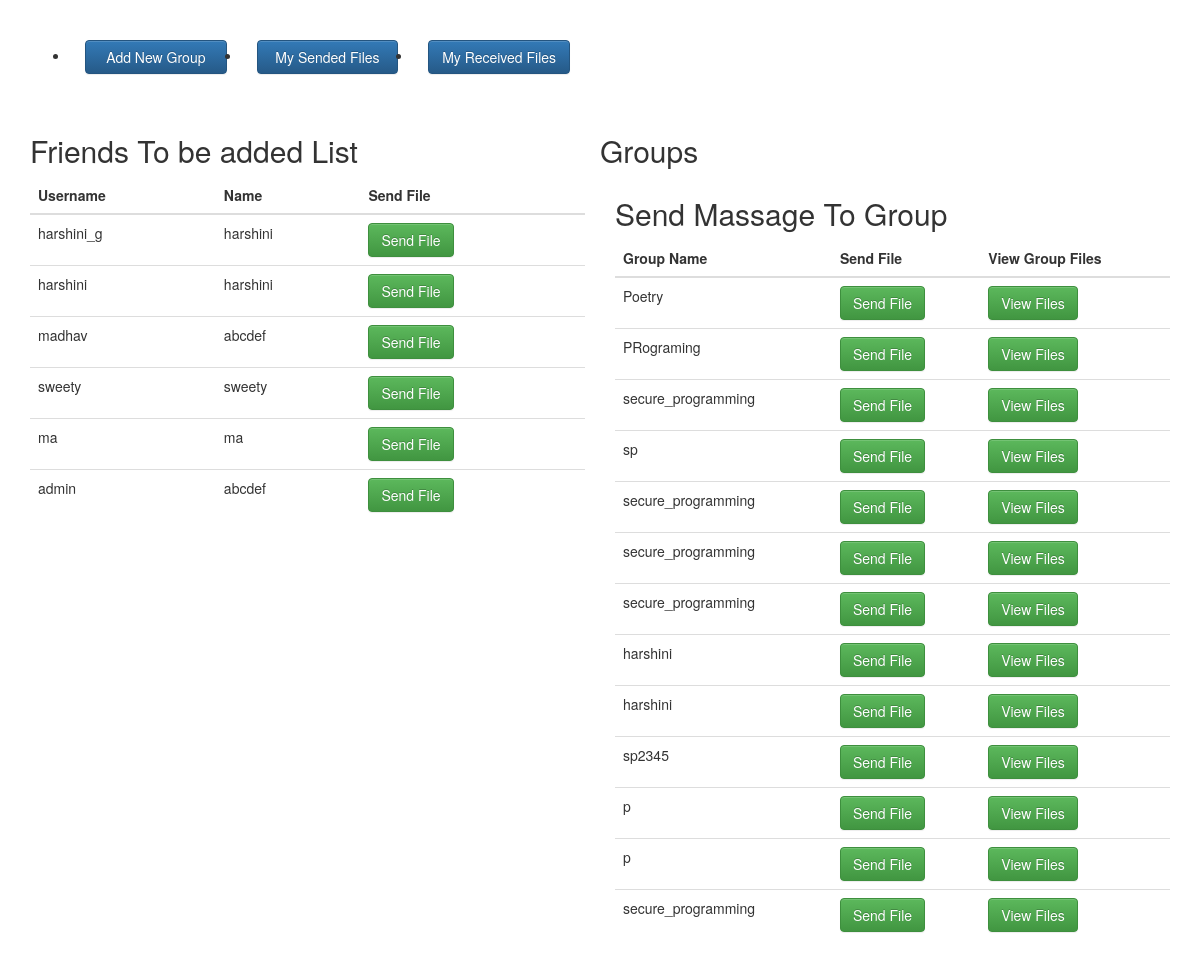
The app's page /dashboard (signed in) with its own data.
### tables this page shows
CREATE TABLE user (id VARCHAR(255) PRIMARY KEY,username Text, name TEXT,password Text,activate Boolean);

CREATE TABLE groups (id VARCHAR(255) PRIMARY KEY, name TEXT);

### app.py (the view)
@app.route("/dashboard")
def dashboard():
    userID = request.cookies.get('userID')
    query= f"select * from user where id !='{userID}' and activate=1"
    conn = sqlite3.connect('user.db')
    cur = conn.cursor()
    cur.execute(query)
    rows1 = cur.fetchall()
    query= f"select * from user_groups where user_id='{userID}'"
    cur.execute(query)
    rows2 = cur.fetchall()
    if len(rows2)>0:
        query= f"select * from groups"
        cur.execute(query)
        rows2 = cur.fetchall()
    data = {}
    data['rows1'] = rows1
    data['rows2'] = rows2
    conn.commit()
    conn.close()
    return render_template("dashboard.html",users=data)

### templates/dashboard.html (shortened to what this page needs)
<!DOCTYPE html>
<html lang="en">
<head>
    <link rel="stylesheet" href="https://cdnjs.cloudflare.com/ajax/libs/meyer-reset/2.0/reset.min.css">
    <link rel="stylesheet" href="https://maxcdn.bootstrapcdn.com/bootstrap/3.3.7/css/bootstrap.min.css">
    <link rel="stylesheet" href="https://maxcdn.bootstrapcdn.com/bootstrap/3.3.7/css/bootstrap-theme.min.css">
</head>
<body>
    <div class="container">
        <div class="row" style="margin-top: 40px">
            <div class="col-sm-6">
                <ul>
                    <li class="col-md-4"><a href="{{ url_for('add_new_user_group') }}" class="btn form-control btn-primary">Add New Group</a></li>
                    <li class="col-md-4"><a href="/my_files/sent" class="btn form-control btn-primary">My Sended Files</a></li>
                    <li class="col-md-4"><a href="/my_files/received" class="btn form-control btn-primary">My Received Files</a></li>
                </ul>
            </div>
        </div>
        <div class="row" style="margin-top: 40px">
            <div class="col-md-6">
                <h2>Friends To be added List</h2>
                <table class="table table-dark table-hover">
                    <thead>
                        <th>
                            Username
                        </th>
                        <th>
                            Name
                        </th>
                        <th>
                            Send File
                        </th>
                    </thead>
                    <tbody>
                            {% for user in users['rows1'] %}
                        <tr>
                                <td>
                                       {{ user[1] }}
                                </td>
                                <td>
                                        {{ user[2] }}
                                </td>
                                <td>
                                    <a href="{{ url_for('send_files',user_id=user[0]) }}" class="btn btn-success">Send File</a>
                                </td>
                        </tr>
                        {% endfor %}
                    </tbody>
                </table>
            </div>
            <h2>Groups</h2>
            <div class="col-md-6">
                <h2>Send Massage To Group</h2>
                <table class="table table-dark table-hover">
                    <thead>
                        <th>
                            Group Name
                        </th>
                        <th>
                            Send File
                        </th>
                        <th>
                            View Group Files
                        </th>
                    </thead>
                    <tbody>
                    {% for user in users['rows2'] %}
                        <tr>
                                <td>
                                       {{ user[1] }}
                                </td>
                                <td>
                                <a href="{{ url_for('send_files_to_group',group_id=user[0]) }}" class="btn btn-success">Send File</a>
                                </td>
                                <td>
                                <a href="{{ url_for('view_group_files',group_id=user[0]) }}" class="btn btn-success">View Files</a>
                                </td>
                        </tr>
                        {% endfor %}
                    </tbody>
                </table>
            </div>
        </div>
    </div>
</body>
</html>

### records on screen
user: username "harshini_g", name "harshini"
user: username "harshini", name "harshini"
user: username "madhav", name "abcdef"
user: username "sweety", name "sweety"
user: username "ma", name "ma"
user: username "admin", name "abcdef"
groups: name "Poetry"
groups: name "PRograming"
groups: name "secure_programming"
groups: name "sp"
groups: name "secure_programming"
groups: name "secure_programming"
groups: name "secure_programming"
groups: name "harshini"
groups: name "harshini"
groups: name "sp2345"
groups: name "p"
groups: name "p"
groups: name "secure_programming"
